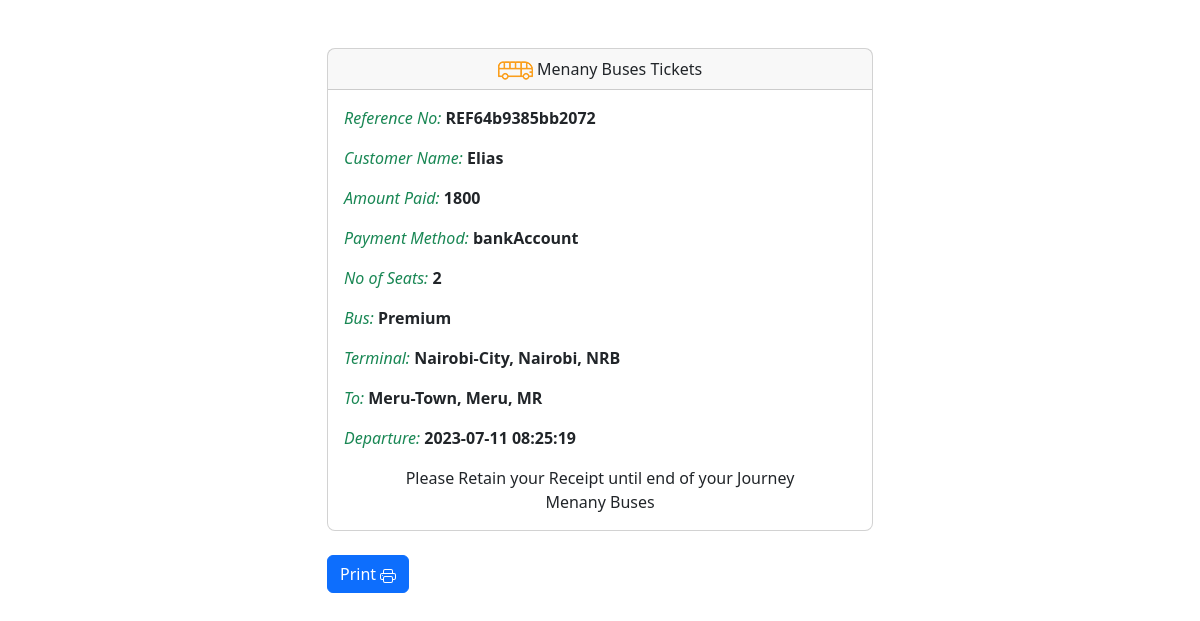
/checkout.php (signed in), run on the app's committed database.
### tables this page shows
CREATE TABLE `paid_tickets` (
  `id` int(11) NOT NULL,
  `bus` varchar(255) NOT NULL,
  `customer_id` varchar(255) NOT NULL,
  `from_terminal` varchar(255) NOT NULL,
  `to_destination` varchar(255) NOT NULL,
  `departure` timestamp NOT NULL DEFAULT current_timestamp(),
  `eta` timestamp NOT NULL DEFAULT current_timestamp(),
  `how_many` varchar(244) NOT NULL,
  `luggage_count` varchar(244) NOT NULL,
  `ref_no` varchar(255) DEFAULT NULL,
  `amount_paid` int(11) DEFAULT NULL,
  `type_payment` varchar(255) DEFAULT NULL,
  `payment_ref_no` varchar(255) DEFAULT NULL
);

CREATE TABLE `tbl_users` (
  `id` int(11) NOT NULL,
  `firstname` varchar(250) NOT NULL,
  `lastname` varchar(250) NOT NULL,
  `email` varchar(255) NOT NULL,
  `password` varchar(255) NOT NULL,
  `contact` varchar(255) NOT NULL
);

### checkout.php (the view, shortened to what this page needs)
<?php
require_once 'config/connect.php';
$customerId = $_SESSION['id'];
$paidTicketsQuery = "SELECT * FROM paid_tickets WHERE customer_id = :customerId";
$paidTicketsStmt = $conn->prepare($paidTicketsQuery);
$paidTicketsStmt->bindParam(':customerId', $customerId, PDO::PARAM_INT);
$paidTicketsStmt->execute();
$paidTicketsData = $paidTicketsStmt->fetch(PDO::FETCH_ASSOC);
 $fromTerminal = $paidTicketsData['from_terminal'];
 $toDestination = $paidTicketsData['to_destination'];
 $Departure = $paidTicketsData['departure'];
 $NoOfSeats = $paidTicketsData['how_many'];
 $Bus = $paidTicketsData['bus'];
if ($paidTicketsData) {
    $refNo = $paidTicketsData['ref_no'];
    $userTicketsQuery = "SELECT * FROM tbl_users WHERE id = :customerId";
    $userTicketsStmt = $conn->prepare($userTicketsQuery);
    $userTicketsStmt->bindParam(':customerId', $customerId, PDO::PARAM_INT);
    $userTicketsStmt->execute();
    $userTicketsData = $userTicketsStmt->fetch(PDO::FETCH_ASSOC);
    $customerFirstName = $userTicketsData['firstname'];
    $amountPaid = $paidTicketsData['amount_paid'];
    $paymentMethod = $paidTicketsData['type_payment'];
}
?>
<!doctype html>
<html lang="en">
<head>
    <link href="https://cdn.jsdelivr.net/npm/bootstrap@5.3.0/dist/css/bootstrap.min.css" rel="stylesheet"
>
</head>
<body>
    <div class="container-fluid">
        <div class="row">
            <section class="h-100 h-custom">
                <div class="container py-5 h-100">
                    <div class="row d-flex justify-content-center align-items-center h-100">
                        <div class="col-lg-8 col-xl-6">
                            <div class="card rounded-3 " id="receipt-content">
                                <div class="card-header text-center">
                                    <img src="images/bus.png"> Menany Buses Tickets
                                </div>
                                <div class="card-body">
                                    <p>
                                        <i class="text-success">Reference No:</i> <b><?php echo $refNo ; ?></b>
                                    </p>
                                    <p>
                                        <i class="text-success">Customer
                                            Name:</i> <b><?php echo $customerFirstName;?></b>
                                    </p>
                                    <p>
                                        <i class="text-success">Amount Paid:</i> <b><?php echo $amountPaid;?></b>
                                    </p>
                                    <p>
                                        <i class="text-success">Payment
                                            Method:</i> <b><?php echo $paymentMethod ; ?></b>
                                    </p>
                                    <p>
                                        <i class="text-success">No of Seats:</i> <b><?php echo $NoOfSeats;  ?></b>
                                    </p>
                                    <p>
                                        <i class="text-success">Bus:</i> <b><?php echo $Bus ; ?></b>
                                    </p>
                                    <p>
                                        <i class="text-success">Terminal:</i> <b><?php echo $fromTerminal;?></b>
                                    </p>
                                    <p>
                                        <i class="text-success">To:
                                        </i> <b><?php echo $toDestination ;?></b>
                                    </p>
                                    <p>
                                        <i class="text-success">Departure:</i> <b><?php echo $Departure;?></b>
                                    </p>
                                    <p class="card-text text-center">Please Retain your Receipt until end of your
                                        Journey<br>Menany Buses</p>
                                </div>
                            </div><br>
                            <button class="btn btn-primary" onclick="printAndDownloadPDF()"> Print
                                 </button>
                        </div>
                    </div>
                </div>
            </section>
        </div>
    </div>
</body>
</html>

### data on the page
paid_tickets: ref_no "REF64b9385bb2072", amount_paid "1800", type_payment "bankAccount", how_many "2", bus "Premium", from_terminal "Nairobi-City, Nairobi, NRB", to_destination "Meru-Town, Meru, MR", departure "2023-07-11 08:25:19"
tbl_users: firstname "Elias"
